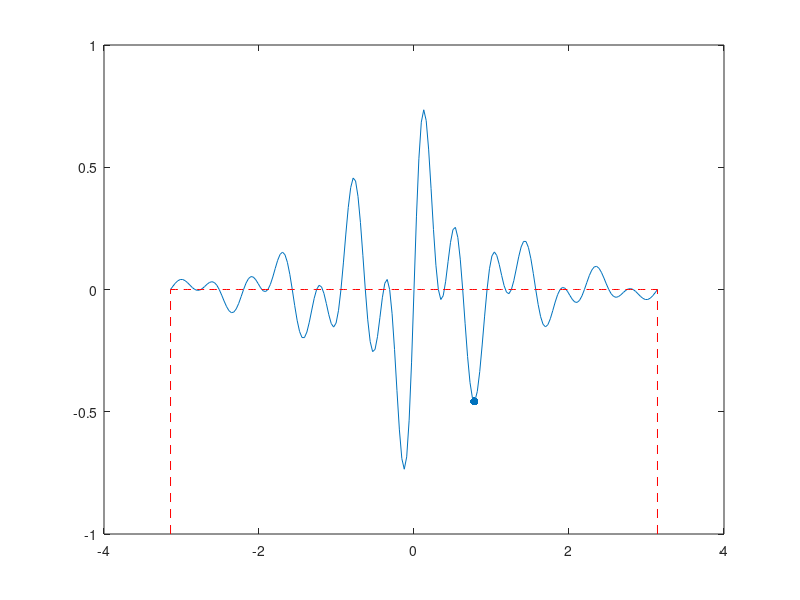

MATLAB code to generate this figure:
# Sistemas lineales
format short g
A =[
1 2 -3;
-3 -1 1;
1 -1 1
]
b = [5 -8 0]'

x = A\b

# Hay solucion solo si b esta en la imagen de A (la dimension de columnas)
# Sino, te devuelve el vector mas cerca

M = [1 4;
-3 -1]
r = [34 2]'
y = M\r
# M es inversible
# M*y me da r (es comb lineal)
# Entonces es la solucion y no la de minimos cuadrados

x = [-4:0.1:4]
y = x.^2
yy = y+randn(size(y))

p2=polyfit(x,yy,2);
plot(x,yy,'o', 'MarkerSize', 1);
hold on;
plot(x,polyval(p2,x),'r--')
hold off




f = @(x) cos(4*x) .* sin(10*x) .* exp(-abs(x))
r_pi = fzero(f, -pi)
rpi = fzero(f, pi)
mn=fminbnd(f,-pi,pi)
x=pi*(-1:.01:1)
plot(x,f(x))
hold on
plot(x, zeros(size(x)), 'linestyle', '--', 'color', 'r')
plot([r_pi r_pi], [-1 0], 'linestyle', '--', 'color', 'r')
plot([rpi rpi], [-1 0], 'linestyle', '--', 'color', 'r')
scatter([mn], [f(mn)], 'o', "filled")
hold off
